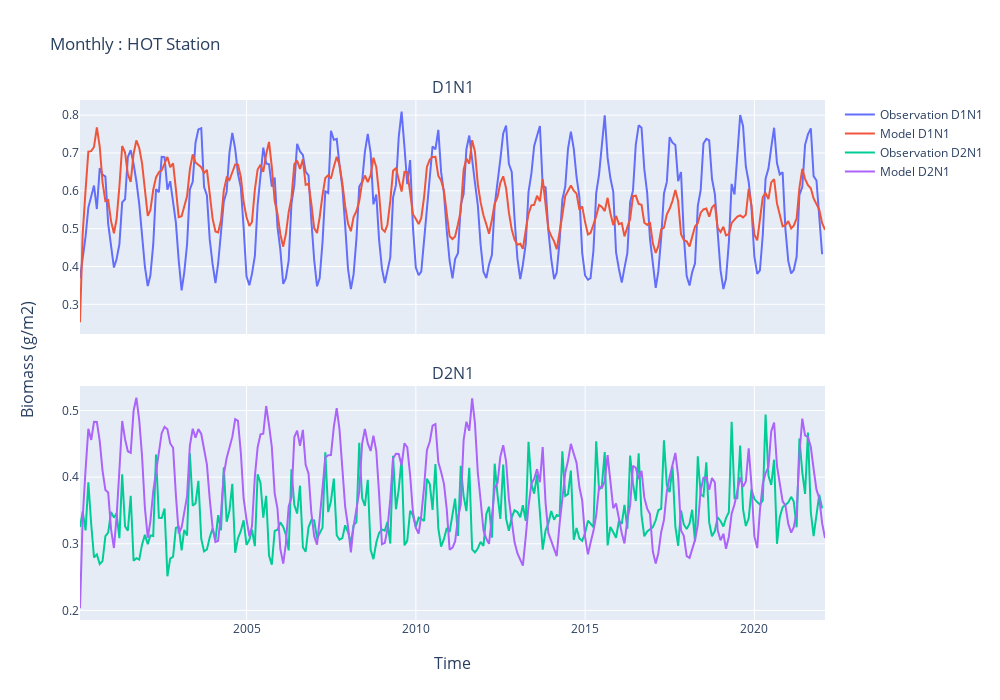

Source (notebook cell):
### Code cell
biomass_hot_plot_d1n1 = clean_series(
    biomass_print.sel(latitude=latitude_hot, longitude=longitude_hot, functional_group=0)
)
biomass_hot_plot_d2n1 = clean_series(
    biomass_print.sel(latitude=latitude_hot, longitude=longitude_hot, functional_group=1)
)

obs_hot_plot_d1n1 = clean_series(obs_hot.observation.day.isel(latitude=0, longitude=0, layer=0))

obs_hot_plot_d2n1 = clean_series(
    (obs_hot.observation.night.pint.quantify() - obs_hot.observation.day.pint.quantify()).isel(
        latitude=0, longitude=0, layer=0
    )
)


plot_comparison_to_station(
    obs_hot_plot_d1n1.resample("ME").mean(),
    biomass_hot_plot_d1n1.resample("ME").mean(),
    obs_hot_plot_d2n1.resample("ME").mean(),
    biomass_hot_plot_d2n1.resample("ME").mean(),
    "Monthly : HOT",
)

### Figure 1 — Plotly figure (JSON) as saved in the notebook; plotly's stock layout.template omitted (floating-point values rounded to 4 significant figures; data arrays with more than 128 entries replaced by an {"elided": "..."} marker saying what was removed)
{"data": [{"mode": "lines", "name": "Observation D1N1", "type": "scatter", "x": {"elided": "264 str values"}, "xaxis": "x", "y": {"elided": "264 float values"}, "yaxis": "y"}, {"name": "Model D1N1", "type": "scatter", "x": {"elided": "265 str values"}, "xaxis": "x", "y": {"elided": "265 float values"}, "yaxis": "y"}, {"mode": "lines", "name": "Observation D2N1", "type": "scatter", "x": {"elided": "264 str values"}, "xaxis": "x2", "y": {"elided": "264 float values"}, "yaxis": "y2"}, {"name": "Model D2N1", "type": "scatter", "x": {"elided": "265 str values"}, "xaxis": "x2", "y": {"elided": "265 float values"}, "yaxis": "y2"}], "layout": {"annotations": [{"font": {"size": 16}, "showarrow": false, "text": "D1N1", "x": 0.5, "xanchor": "center", "xref": "paper", "y": 1, "yanchor": "bottom", "yref": "paper"}, {"font": {"size": 16}, "showarrow": false, "text": "D2N1", "x": 0.5, "xanchor": "center", "xref": "paper", "y": 0.45, "yanchor": "bottom", "yref": "paper"}, {"font": {"size": 16}, "showarrow": false, "text": "Time", "x": 0.5, "xanchor": "center", "xref": "paper", "y": 0, "yanchor": "top", "yref": "paper", "yshift": -30}, {"font": {"size": 16}, "showarrow": false, "text": "Biomass (g/m2)", "textangle": -90, "x": 0, "xanchor": "right", "xref": "paper", "xshift": -40, "y": 0.5, "yanchor": "middle", "yref": "paper"}], "height": 700, "title": {"text": "Monthly : HOT Station"}, "width": 1000, "xaxis": {"anchor": "y", "domain": [0, 1], "matches": "x2", "showticklabels": false}, "xaxis2": {"anchor": "y2", "domain": [0, 1]}, "yaxis": {"anchor": "x", "domain": [0.55, 1]}, "yaxis2": {"anchor": "x2", "domain": [0, 0.45]}}}
